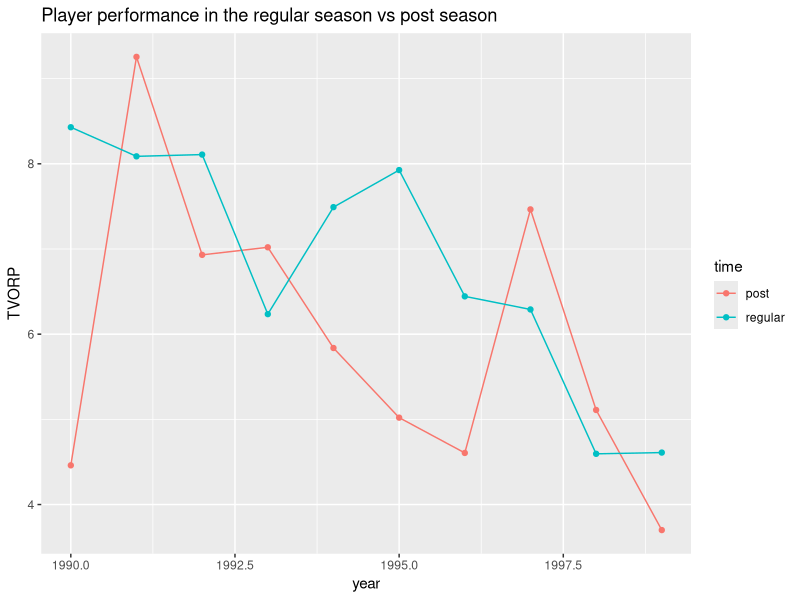
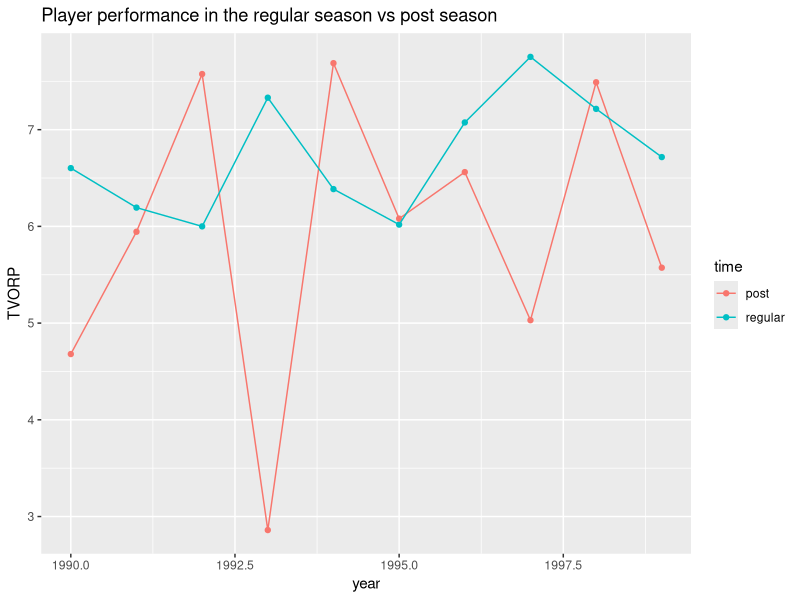
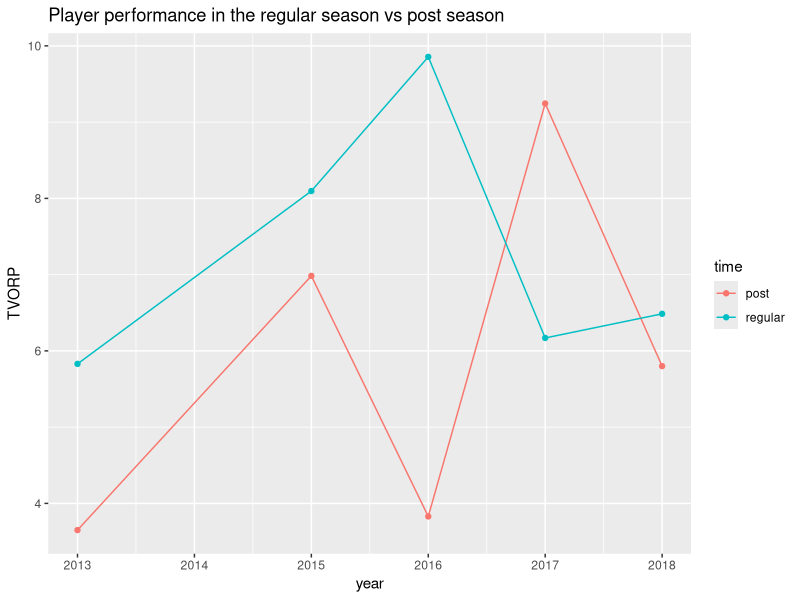
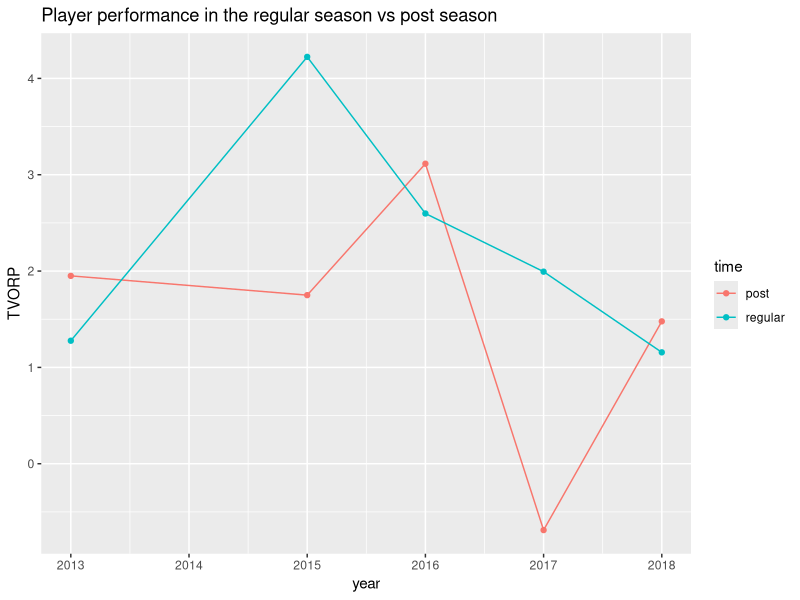
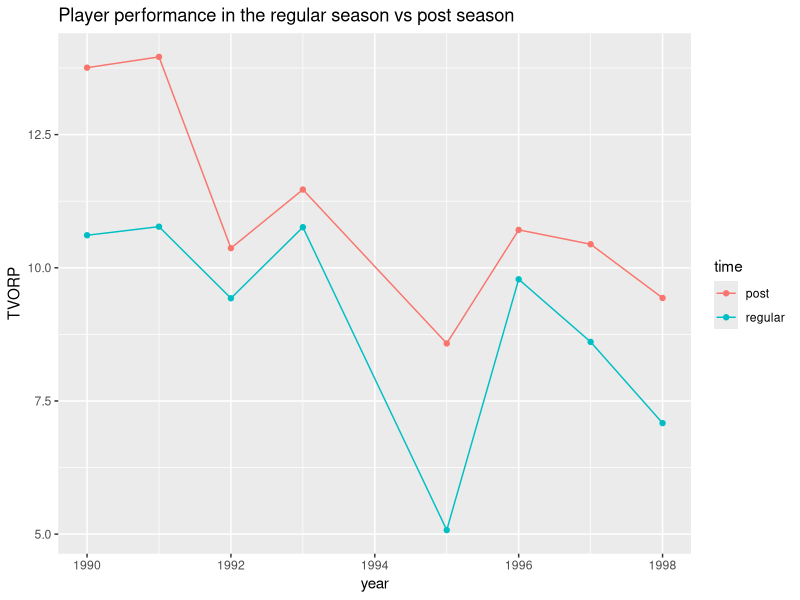
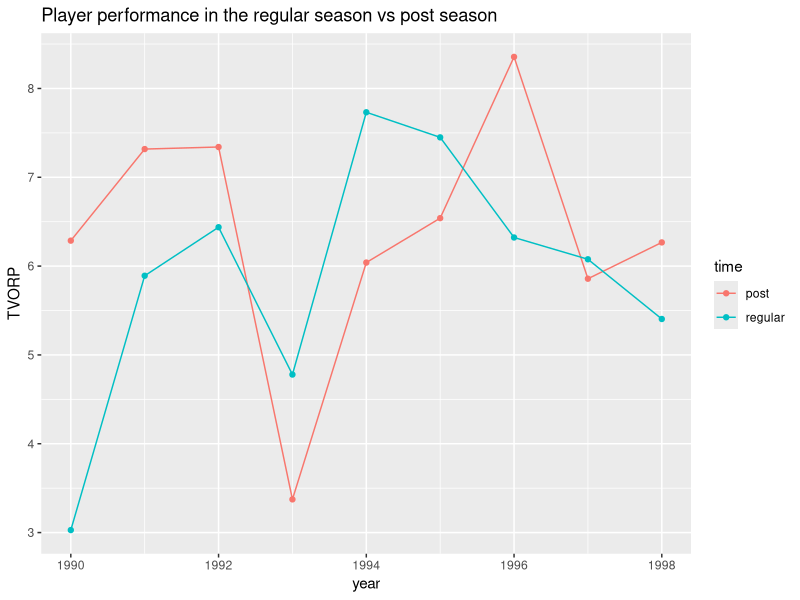
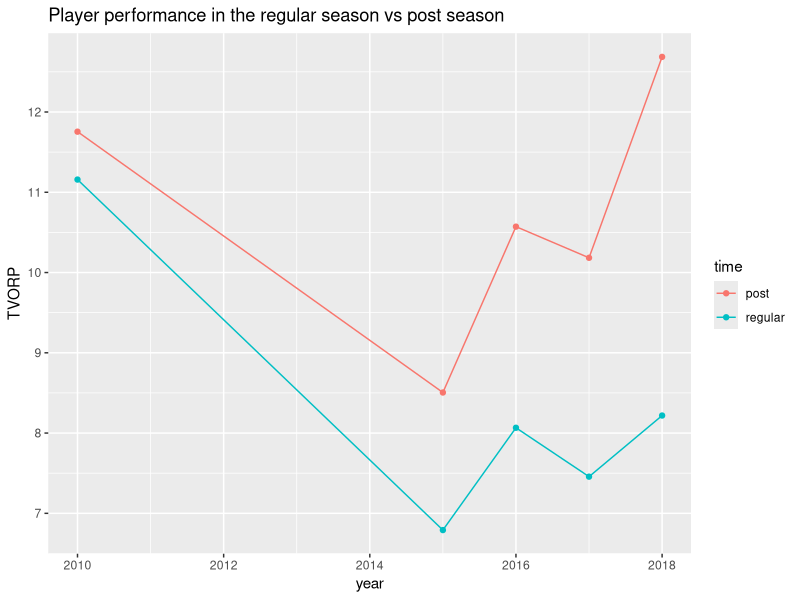
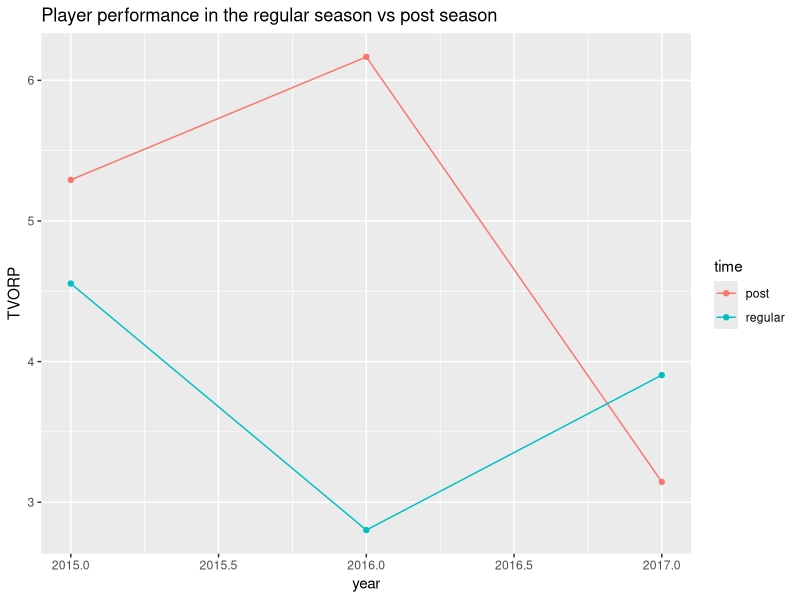

Here is the R script that generated these plots, in order: (Note: this script raises an error after producing the figures.)
library(tidyverse)
library(ggplot2)

###########################
### Loading in the data ###
###########################

### Setting the directory of the data ####

setwd('/Users/matty/Documents/BYU/undergrad_research/merging')

### Loading in the data ###

bulls <- read.csv('bulls.csv')
celtics <- read.csv('celtics.csv')
jazz <- read.csv('jazz.csv')
rockets <- read.csv('rockets.csv')
warriors <- read.csv('warriors.csv')
caveliers <- read.csv('caveliers.csv')
heat <- read.csv('heat.csv')
lakers <- read.csv('lakers.csv')
pistons <- read.csv('pistons.csv')
spurs <- read.csv('spurs.csv')

### Setting directory of the file ###

setwd('/Users/matty/Documents/BYU/undergrad_research/stats')


#############################
### Creating My Functions ###
#############################

### This function plots a scatter-plot and line ###

scatt <- function(data,years=NULL){
  if(is.null(years) == TRUE){
    temp1 <- filter(data, time=='regular')
    temp2 <- filter(data,time=='post')
    plot(temp1$TVORP,temp2$TVORP)
    abline(0,1)
  }
  else{
    temp1 <- filter(data, time=='regular', year == years)
    temp2 <- filter(data,time=='post', year == years)
    plot(temp1$TVORP,temp2$TVORP)
    abline(0,1)
  }
}

### This function will plot the player over years ###

player <- function(play, team){
  temp <- filter(team, player == play)
  ggplot(temp, aes(x = year, y = TVORP, color = time)) +
    geom_point() +
    geom_line(aes(group = time)) +
    labs(title = "Player performance in the regular season vs post season")
}



############################
### Creating My Analyses ###
############################

player('stockjo01',jazz)
player('malonka01',jazz)

player('curryst01',warriors)
player('thompkl01',warriors)

player('jordami01',bulls)
player('pippesc01',bulls)

player('jamesle01',caveliers)
player('irvinky01',caveliers)

player('abdulka01',lakers)
player('johnsma02',lakers)

player('bryanko01',lakers)
player('onealsh01',lakers)












summary(lm(data$post~data$reg))

summary(lm(data$reg~data$post))


mean(data$reg<data$post,na.rm = T)






